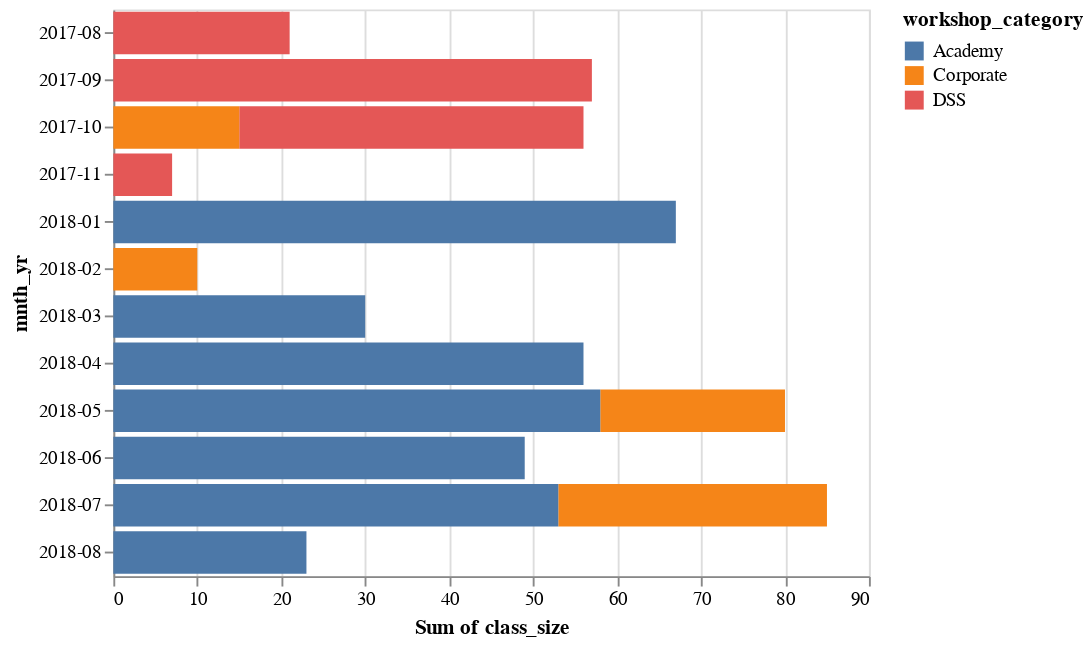

Notebook code cell kept with this figure:
### Code cell
alt.Chart(dat).mark_bar().encode(
    alt.X("sum(class_size)"),
    alt.Y('mnth_yr'),
    alt.Color('workshop_category')
)

### Figure 1 — Vega-Lite specification as saved in the notebook (floating-point values rounded to 4 significant figures)
{"$schema": "https://vega.github.io/schema/vega-lite/v2.6.0.json", "config": {"view": {"height": 300, "width": 400}}, "data": {"name": "data-22a39313b39cbe96055f2fc18f760fee"}, "datasets": {"data-22a39313b39cbe96055f2fc18f760fee": [{"class_size": 21, "mnth_yr": "2017-08", "workshop_category": "DSS", "workshop_hours": 9}, {"class_size": 30, "mnth_yr": "2017-09", "workshop_category": "DSS", "workshop_hours": 9}, {"class_size": 12, "mnth_yr": "2017-10", "workshop_category": "DSS", "workshop_hours": 9}, {"class_size": 29, "mnth_yr": "2017-10", "workshop_category": "DSS", "workshop_hours": 9}, {"class_size": 5, "mnth_yr": "2017-10", "workshop_category": "Corporate", "workshop_hours": 18}, {"class_size": 7, "mnth_yr": "2017-11", "workshop_category": "DSS", "workshop_hours": 9}, {"class_size": 10, "mnth_yr": "2017-10", "workshop_category": "Corporate", "workshop_hours": 18}, {"class_size": 27, "mnth_yr": "2017-09", "workshop_category": "DSS", "workshop_hours": 9}, {"class_size": 10, "mnth_yr": "2018-02", "workshop_category": "Corporate", "workshop_hours": 16}, {"class_size": 10, "mnth_yr": "2018-05", "workshop_category": "Corporate", "workshop_hours": 11}, {"class_size": 24, "mnth_yr": "2018-01", "workshop_category": "Academy", "workshop_hours": 9}, {"class_size": 24, "mnth_yr": "2018-01", "workshop_category": "Academy", "workshop_hours": 6}, {"class_size": 19, "mnth_yr": "2018-01", "workshop_category": "Academy", "workshop_hours": 9}, {"class_size": 29, "mnth_yr": "2018-05", "workshop_category": "Academy", "workshop_hours": 9}, {"class_size": 17, "mnth_yr": "2018-07", "workshop_category": "Corporate", "workshop_hours": 30}, {"class_size": 15, "mnth_yr": "2018-07", "workshop_category": "Corporate", "workshop_hours": 20}, {"class_size": 30, "mnth_yr": "2018-07", "workshop_category": "Academy", "workshop_hours": 9}, {"class_size": 30, "mnth_yr": "2018-03", "workshop_category": "Academy", "workshop_hours": 9}, {"class_size": 28, "mnth_yr": "2018-04", "workshop_category": "Academy", "workshop_hours": 9}, {"class_size": 28, "mnth_yr": "2018-04", "workshop_category": "Academy", "workshop_hours": 9}, {"class_size": 29, "mnth_yr": "2018-05", "workshop_category": "Academy", "workshop_hours": 9}, {"class_size": 26, "mnth_yr": "2018-06", "workshop_category": "Academy", "workshop_hours": 9}, {"class_size": 23, "mnth_yr": "2018-06", "workshop_category": "Academy", "workshop_hours": 9}, {"class_size": 12, "mnth_yr": "2018-05", "workshop_category": "Corporate", "workshop_hours": 16}, {"class_size": 23, "mnth_yr": "2018-07", "workshop_category": "Academy", "workshop_hours": 9}, {"class_size": 23, "mnth_yr": "2018-08", "workshop_category": "Academy", "workshop_hours": 9}]}, "encoding": {"color": {"field": "workshop_category", "type": "nominal"}, "x": {"aggregate": "sum", "field": "class_size", "type": "quantitative"}, "y": {"field": "mnth_yr", "type": "nominal"}}, "mark": "bar"}
